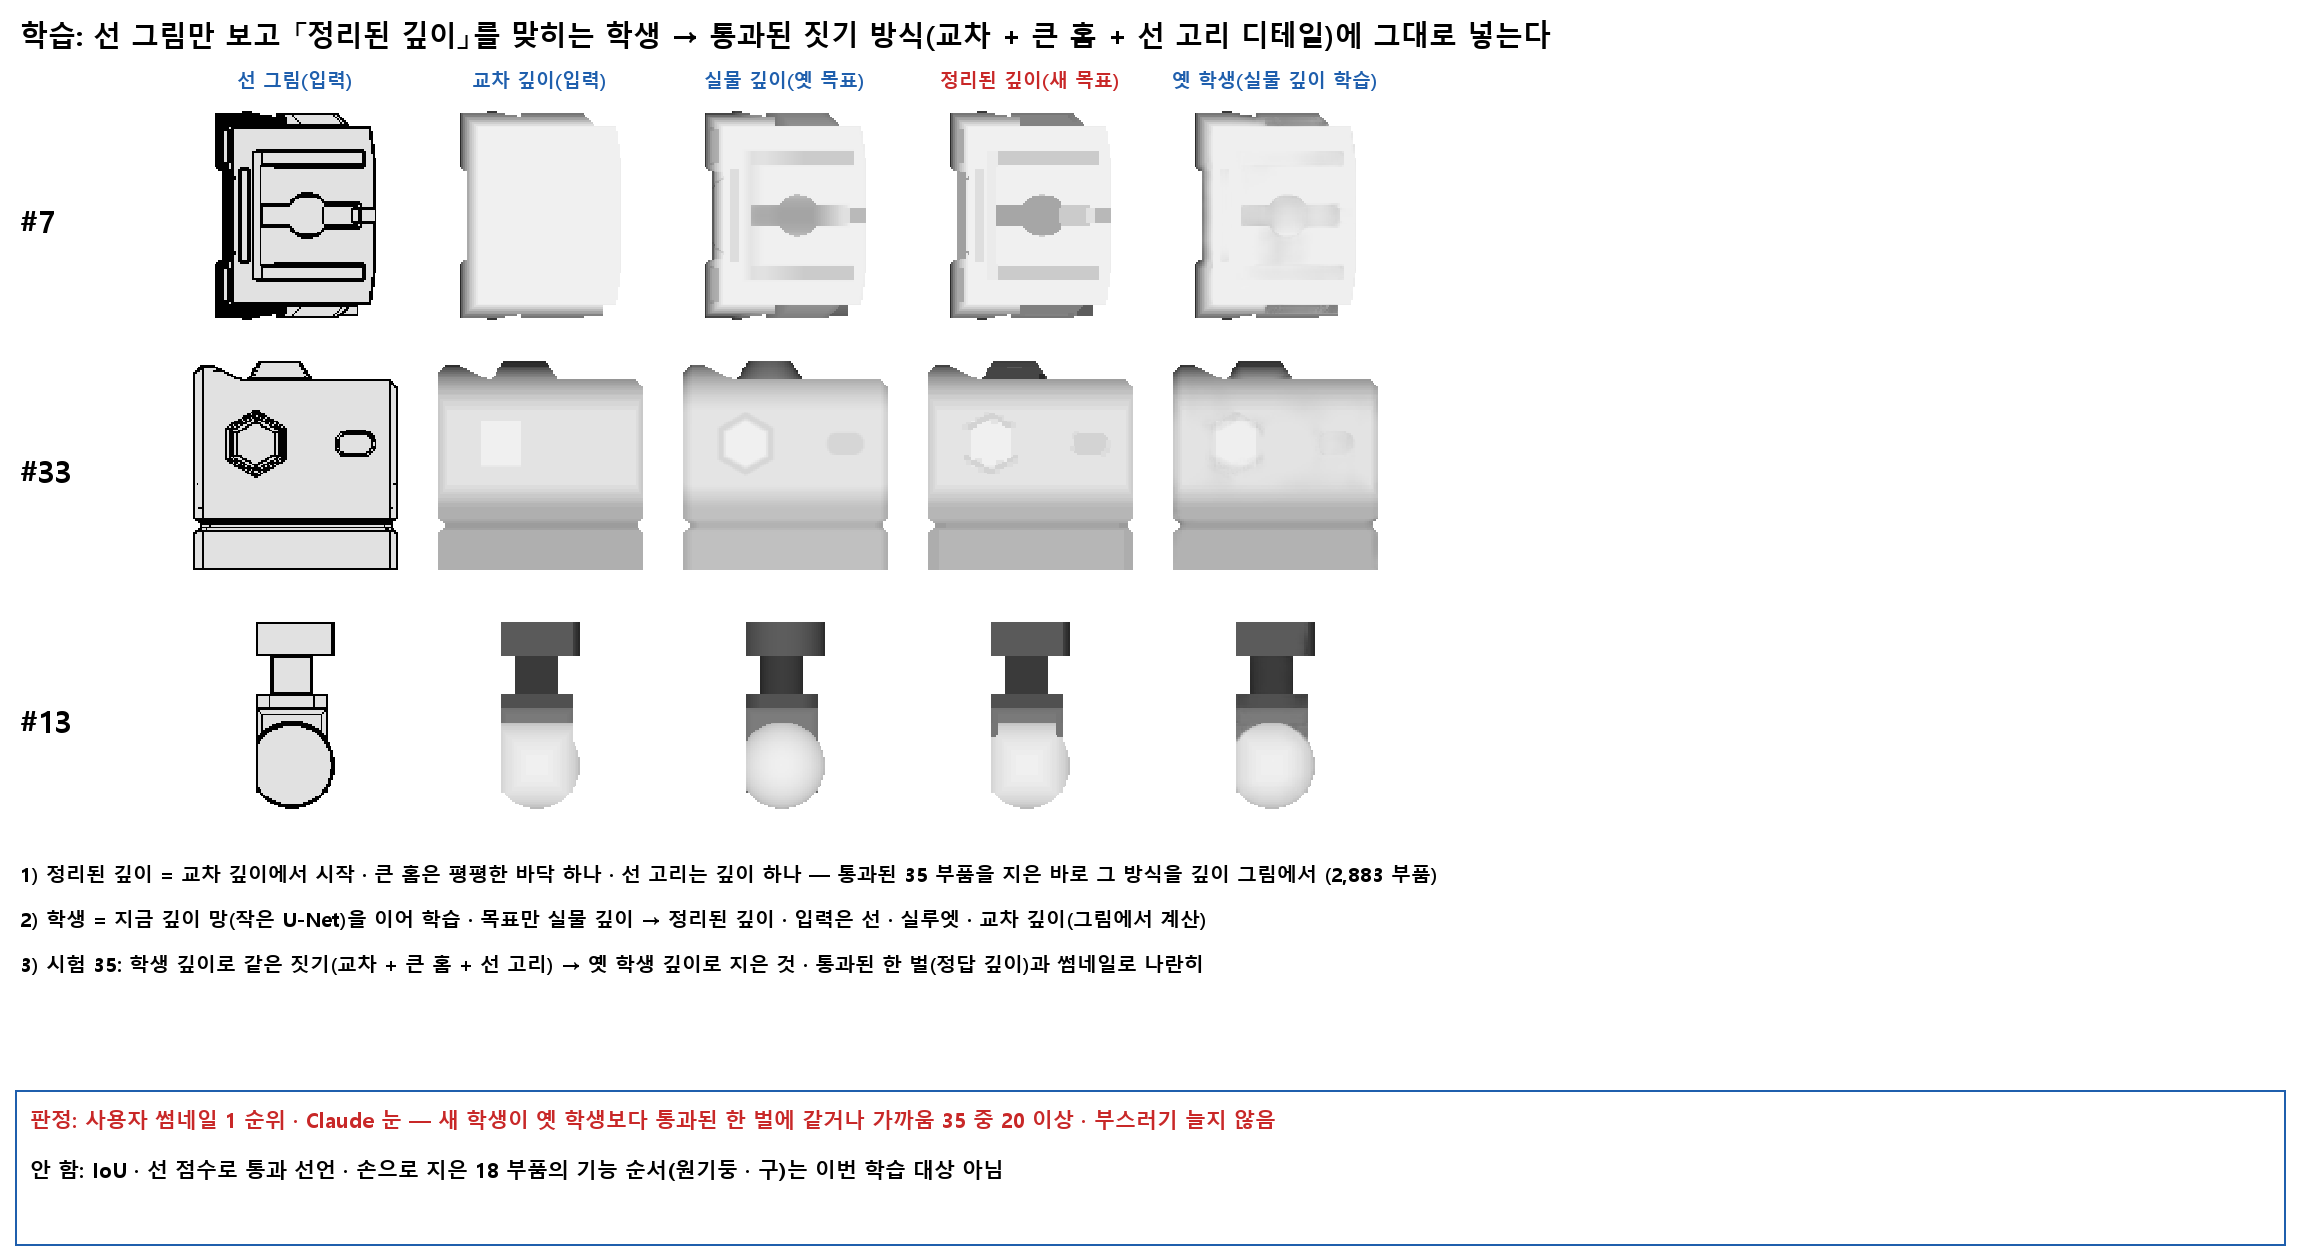

The Python source for this figure:
# 기능0 학습 흐름도 — 선 그림 → 정리된 깊이(학생) → 통과된 짓기 방식 · 10-11
import os, sys, numpy as np, cv2, torch
from PIL import Image, ImageDraw, ImageFont
H = os.path.dirname(os.path.abspath(__file__)); R = os.path.dirname(H); sys.path.insert(0, os.path.join(R, "깊이학습"))
from 학습 import 망
F = lambda n: ImageFont.truetype("C:/Windows/Fonts/malgunbd.ttf", n)
X = np.load(os.path.join(R, "깊이학습", "시험.npz"))["X"]; T = np.load(os.path.join(R, "깊이학습", "정답T_시험.npy"))
m = 망().cuda(); m.load_state_dict(torch.load(os.path.join(R, "깊이학습", "모델.pt"))); m.eval()
def 깊(d, s):
    v = np.where(s, d, np.nan); lo, hi = np.nanmin(v), np.nanmax(v); a = np.where(s, 40 + 200 * (1 - (d - lo) / max(hi - lo, 1e-6)), 255).astype(np.uint8)
    return cv2.resize(np.stack([a] * 3, -1), (230, 230), interpolation=cv2.INTER_NEAREST)
im = Image.new("RGB", (2300, 1260), "white"); d = ImageDraw.Draw(im)
d.text((20, 15), "학습: 선 그림만 보고 「정리된 깊이」를 맞히는 학생 → 통과된 짓기 방식(교차 + 큰 홈 + 선 고리 디테일)에 그대로 넣는다", font=F(28), fill="black")
열 = ["선 그림(입력)", "교차 깊이(입력)", "실물 깊이(옛 목표)", "정리된 깊이(새 목표)", "옛 학생(실물 깊이 학습)"]
for j, t in enumerate(열): d.text((180 + j * 245 + 115, 80), t, font=F(19), fill=(200, 40, 40) if j == 3 else (31, 95, 173), anchor="mm")
for r_, (i, k) in enumerate(((7, 4), (33, 2), (13, 0))):
    x = X[i].astype(np.float32); s = x[0, k] > .5; y = 100 + r_ * 250; d.text((20, y + 100), "#%d" % i, font=F(30), fill="black")
    with torch.no_grad(): p = m(torch.from_numpy(x[:3, k:k + 1]).permute(1, 0, 2, 3).cuda())[0, 0].cpu().numpy()
    L = np.where(x[1, k] > .5, 0, np.where(s, 225, 255)).astype(np.uint8)
    for j, a in enumerate([cv2.resize(np.stack([L] * 3, -1), (230, 230), interpolation=cv2.INTER_NEAREST), 깊(x[2, k], s), 깊(x[3, k], s), 깊(T[i, k].astype(np.float32), s), 깊(p, s)]):
        im.paste(Image.fromarray(a), (180 + j * 245, y))
y = 860
for q, t in enumerate(["1) 정리된 깊이 = 교차 깊이에서 시작 · 큰 홈은 평평한 바닥 하나 · 선 고리는 깊이 하나 — 통과된 35 부품을 지은 바로 그 방식을 깊이 그림에서 (2,883 부품)",
                       "2) 학생 = 지금 깊이 망(작은 U-Net)을 이어 학습 · 목표만 실물 깊이 → 정리된 깊이 · 입력은 선 · 실루엣 · 교차 깊이(그림에서 계산)",
                       "3) 시험 35: 학생 깊이로 같은 짓기(교차 + 큰 홈 + 선 고리) → 옛 학생 깊이로 지은 것 · 통과된 한 벌(정답 깊이)과 썸네일로 나란히"]):
    d.text((20, y + q * 45), t, font=F(20), fill="black")
y = im.height - 170; d.rectangle((15, y, im.width - 15, im.height - 15), outline=(31, 95, 173), width=2)
for q, t in enumerate(["판정: 사용자 썸네일 1 순위 · Claude 눈 — 새 학생이 옛 학생보다 통과된 한 벌에 같거나 가까움 35 중 20 이상 · 부스러기 늘지 않음",
                       "안 함: IoU · 선 점수로 통과 선언 · 손으로 지은 18 부품의 기능 순서(원기둥 · 구)는 이번 학습 대상 아님"]):
    d.text((30, y + 15 + q * 50), t, font=F(21), fill=(200, 40, 40) if q == 0 else "black")
im.save(os.path.join(H, "흐름9.png")); print("ok")
